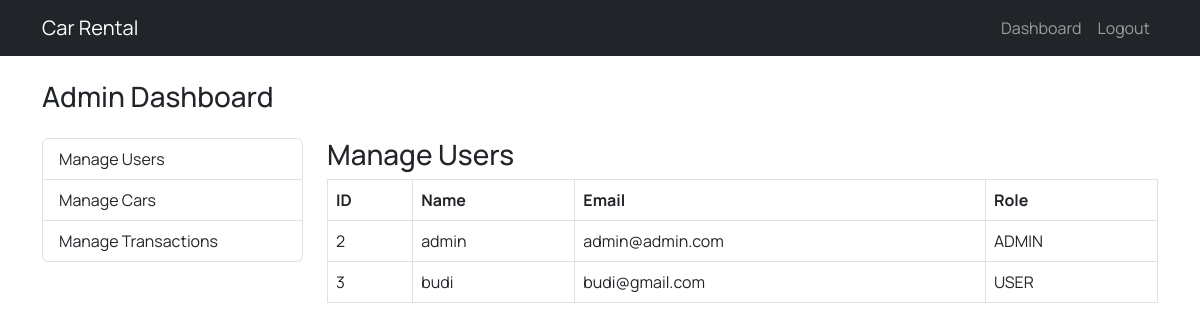
/admin_dashboard.php (signed in), run on the app's committed database.
### tables this page shows
CREATE TABLE `users` (
  `id` int NOT NULL,
  `name` varchar(100) DEFAULT NULL,
  `email` varchar(100) DEFAULT NULL,
  `password` varchar(255) DEFAULT NULL,
  `token` varchar(255) DEFAULT NULL,
  `role` enum('ADMIN','USER') DEFAULT 'USER',
  `created_at` timestamp NULL DEFAULT CURRENT_TIMESTAMP
);

### admin/users/user.php (the view, shortened to what this page needs)
<?php
$result = $conn->query("SELECT id, name, email, role FROM users");
?>
<h3>Manage Users</h3>
<table class="table table-bordered">
    <thead>
        <tr>
            <th>ID</th>
            <th>Name</th>
            <th>Email</th>
            <th>Role</th>
        </tr>
    </thead>
    <tbody>
        <?php while ($row = $result->fetch_assoc()): ?>
            <tr>
                <td><?= $row['id'] ?></td>
                <td><?= htmlspecialchars($row['name']) ?></td>
                <td><?= htmlspecialchars($row['email']) ?></td>
                <td><?= $row['role'] ?></td>
            </tr>
        <?php endwhile; ?>
    </tbody>
</table>

### includes/header.php (style rules this page uses)
* { font-family: "Manrope", serif; }

### data on the page
users: id "2", name "admin", email "admin@admin.com", role "ADMIN"
users: id "3", name "budi", email "budi@gmail.com", role "USER"
